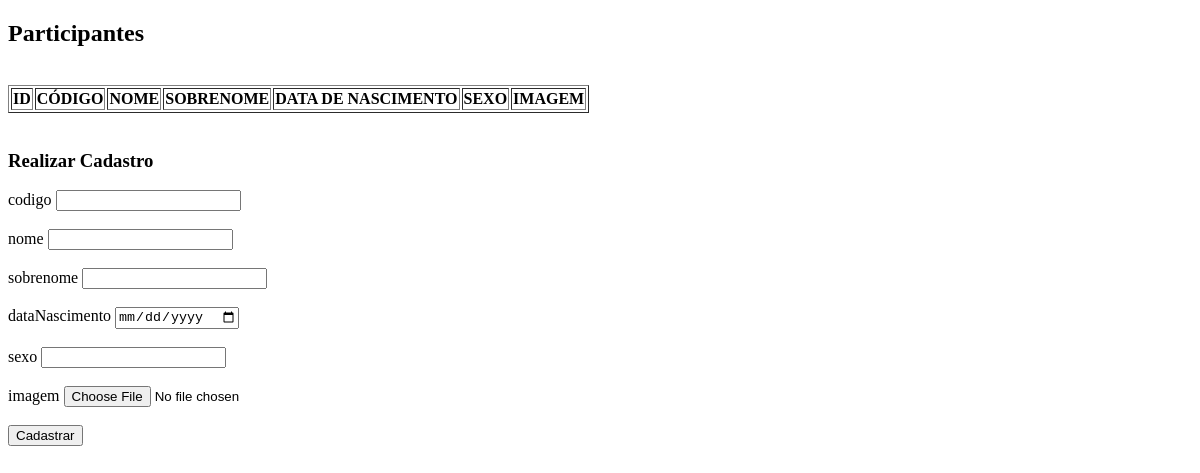
Page /participante/ (signed in) on the earlier database version.
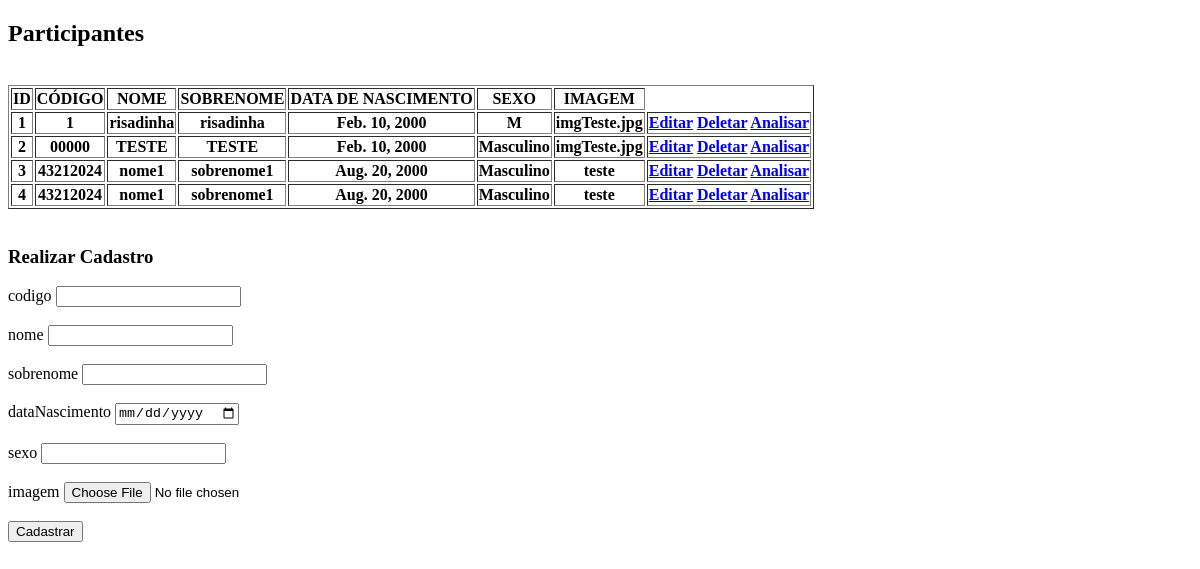
Same page on the later database version.
### participante/models.py (models this page shows, shortened)
class Participante(models.Model):
    idParticipante  = models.AutoField(primary_key=True)
    codigo          = models.CharField(max_length=8)
    nome            = models.CharField(max_length=30)
    sobrenome       = models.CharField(max_length=30)
    dataNascimento  = models.DateField()
    sexo            = models.CharField(max_length=1, choices=[('M', 'Masculino'), ('F', 'Feminino')])
    imagem          = models.ImageField()

### participante/views.py (the view)
# urls.py: path('',                                participante,               name='participante'),
@login_required(login_url='pagina_login')
def participante(request):
    if request.user.is_authenticated:
        participantes = Participante.objects.all()
        return render(request, "participante/index.html", {"participantes": participantes})
    return HttpResponse('Você precisa estar logado.')

### participante/templates/participante/index.html (shortened to what this page needs)
<!doctype html>
<html lang="pt-br">
<head>
</head>
<body>
    <container>
        <div>
            <div>
                <h2> Participantes </h2>
            </div>
            <br>
            <div>
                <table border="1">
                    <tr>
                        <th>ID                  </th>
                        <th>CÓDIGO              </th>
                        <th>NOME                </th>
                        <th>SOBRENOME           </th>
                        <th>DATA DE NASCIMENTO  </th>
                        <th>SEXO                </th>
                        <th>IMAGEM              </th>
                    </tr>
                {% for participante in participantes %}
                    <tr>
                        <th>{{participante.idParticipante  }}</th>
                        <th>{{participante.codigo          }}</th>
                        <th>{{participante.nome            }}</th>
                        <th>{{participante.sobrenome       }}</th>
                        <th>{{participante.dataNascimento  }}</th>
                        <th>{{participante.sexo            }}</th>
                        <th>{{participante.imagem          }}</th>
                        <th>
                            <a href="{% url 'editar_participante' participante.idParticipante %}">Editar</a>
                            <a href="{% url 'deletar_participante' participante.idParticipante %}" onclick="return confirm('Deseja realmente deletar este participante?')">Deletar</a>
                            <a href="{% url 'analisar_participante' participante.idParticipante %}"> Analisar</a>
                        </th>
                {% endfor %}
                    </tr>
                </table>
            </div>
            <br>
            <div>
                <h3>Realizar Cadastro</h3>
            </div>
            <div>
                <form action="{% url 'salvar_participante' %}" method="POST">
                    codigo              <input type="text"  name="codigo"         required>
                    <br>
                    <br>
                    nome                <input type="text"  name="nome"           required>
                    <br>
                    <br>
                    sobrenome           <input type="text"  name="sobrenome"      required>
                    <br>
                    <br>
                    dataNascimento      <input type="date"  name="dataNascimento" required>
                    <br>
                    <br>
                    sexo                <input type="text"  name="sexo"           required>
                    <br>
                    <br>
                    imagem              <input type="file"  name="imagem"         required>
                    <br>
                    <br>
                    <button type="submit">Cadastrar</button>
                </form>
            </div>
        </div>
    </container>
</body>
</html>

Differences in the rows shown:
added Participante: idParticipante "1", codigo "1", nome "risadinha", sobrenome "risadinha", dataNascimento "Feb. 10, 2000", sexo "M", imagem "imgTeste.jpg"
added Participante: idParticipante "2", codigo "00000", nome "TESTE", sobrenome "TESTE", dataNascimento "Feb. 10, 2000", sexo "Masculino", imagem "imgTeste.jpg"
added Participante: idParticipante "3", codigo "43212024", nome "nome1", sobrenome "sobrenome1", dataNascimento "Aug. 20, 2000", sexo "Masculino", imagem "teste"
added Participante: idParticipante "4", codigo "43212024", nome "nome1", sobrenome "sobrenome1", dataNascimento "Aug. 20, 2000", sexo "Masculino", imagem "teste"
